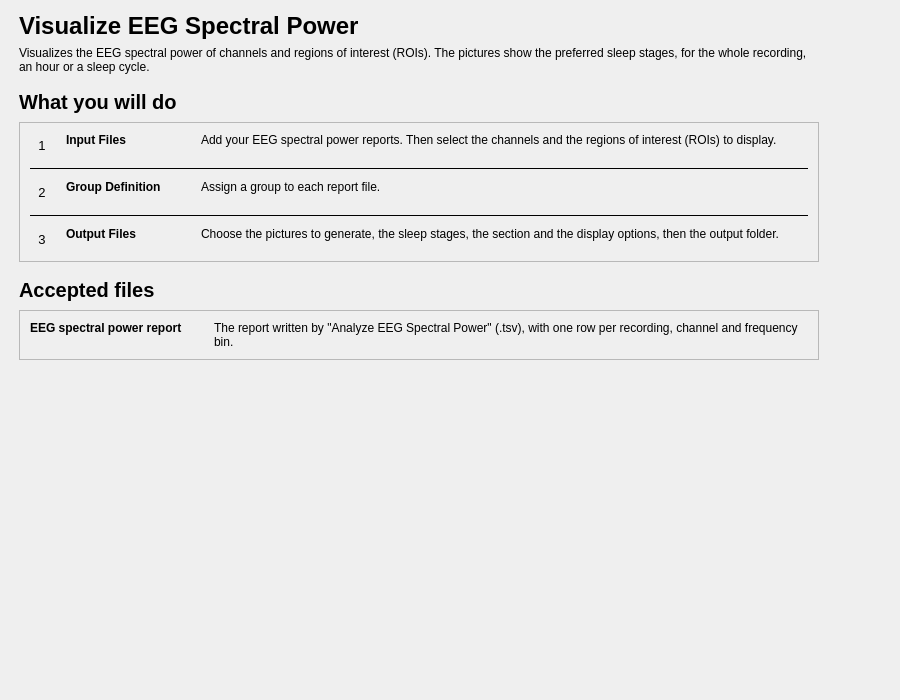
<?xml version="1.0" encoding="UTF-8"?>
<ui version="4.0">
 <class>IntroStep</class>
 <widget class="QWidget" name="IntroStep">
  <property name="geometry">
   <rect>
    <x>0</x>
    <y>0</y>
    <width>900</width>
    <height>700</height>
   </rect>
  </property>
  <property name="windowTitle">
   <string />
  </property>
  <layout class="QVBoxLayout" name="verticalLayout">
   <property name="leftMargin">
    <number>19</number>
   </property>
   <property name="topMargin">
    <number>12</number>
   </property>
   <property name="rightMargin">
    <number>19</number>
   </property>
   <property name="bottomMargin">
    <number>12</number>
   </property>
   <item>
    <layout class="QHBoxLayout" name="content_row" stretch="1,0">
     <property name="leftMargin">
      <number>0</number>
     </property>
     <property name="topMargin">
      <number>0</number>
     </property>
     <property name="rightMargin">
      <number>0</number>
     </property>
     <property name="bottomMargin">
      <number>0</number>
     </property>
     <item>
      <widget class="QWidget" name="content_widget" native="true">
       <property name="maximumSize">
        <size>
         <width>800</width>
         <height>16777215</height>
        </size>
       </property>
       <layout class="QVBoxLayout" name="content_layout">
        <property name="spacing">
         <number>16</number>
        </property>
        <property name="leftMargin">
         <number>0</number>
        </property>
        <property name="topMargin">
         <number>0</number>
        </property>
        <property name="rightMargin">
         <number>0</number>
        </property>
        <property name="bottomMargin">
         <number>0</number>
        </property>
        <item>
         <layout class="QVBoxLayout" name="header_layout">
          <property name="spacing">
           <number>6</number>
          </property>
          <item>
           <widget class="QLabel" name="title_label">
            <property name="font">
             <font>
              <pointsize>18</pointsize>
              <bold>true</bold>
             </font>
            </property>
            <property name="text">
             <string>Visualize EEG Spectral Power</string>
            </property>
           </widget>
          </item>
          <item>
           <widget class="QLabel" name="subtitle_label">
            <property name="text">
             <string>Visualizes the EEG spectral power of channels and regions of interest (ROIs). The pictures show the preferred sleep stages, for the whole recording, an hour or a sleep cycle.</string>
            </property>
            <property name="wordWrap">
             <bool>true</bool>
            </property>
            <property name="variant" stdset="0">
             <string notr="true">help</string>
            </property>
           </widget>
          </item>
         </layout>
        </item>
        <item>
         <layout class="QVBoxLayout" name="steps_section_layout">
          <property name="spacing">
           <number>8</number>
          </property>
          <item>
           <widget class="QLabel" name="steps_title_label">
            <property name="font">
             <font>
              <pointsize>15</pointsize>
              <bold>true</bold>
             </font>
            </property>
            <property name="text">
             <string>What you will do</string>
            </property>
           </widget>
          </item>
          <item>
           <widget class="QFrame" name="steps_card">
            <property name="frameShape">
             <enum>QFrame::Shape::StyledPanel</enum>
            </property>
            <property name="frameShadow">
             <enum>QFrame::Shadow::Raised</enum>
            </property>
            <layout class="QVBoxLayout" name="steps_card_layout">
             <property name="spacing">
              <number>10</number>
             </property>
             <property name="leftMargin">
              <number>10</number>
             </property>
             <property name="topMargin">
              <number>10</number>
             </property>
             <property name="rightMargin">
              <number>10</number>
             </property>
             <property name="bottomMargin">
              <number>10</number>
             </property>
             <item>
              <layout class="QGridLayout" name="steps_grid" columnstretch="0,0,0,1">
               <property name="horizontalSpacing">
                <number>12</number>
               </property>
               <property name="verticalSpacing">
                <number>10</number>
               </property>
               <item row="0" column="0" alignment="Qt::AlignmentFlag::AlignTop">
                <widget class="QLabel" name="step_1_number_label">
                 <property name="font">
                  <font>
                   <pointsize>10</pointsize>
                  </font>
                 </property>
                 <property name="text">
                  <string>1</string>
                 </property>
                 <property name="variant" stdset="0">
                  <string notr="true">step_number</string>
                 </property>
                 <property name="minimumSize">
                  <size>
                   <width>24</width>
                   <height>24</height>
                  </size>
                 </property>
                 <property name="maximumSize">
                  <size>
                   <width>24</width>
                   <height>24</height>
                  </size>
                 </property>
                 <property name="alignment">
                  <set>Qt::AlignmentFlag::AlignCenter</set>
                 </property>
                </widget>
               </item>
               <item row="0" column="1">
                <widget class="QLabel" name="step_1_name_label">
                 <property name="font">
                  <font>
                   <bold>true</bold>
                  </font>
                 </property>
                 <property name="text">
                  <string>Input Files</string>
                 </property>
                 <property name="alignment">
                  <set>Qt::AlignmentFlag::AlignLeading|Qt::AlignmentFlag::AlignLeft|Qt::AlignmentFlag::AlignTop</set>
                 </property>
                </widget>
               </item>
               <item row="0" column="2">
                <spacer name="steps_gap">
                 <property name="orientation">
                  <enum>Qt::Orientation::Horizontal</enum>
                 </property>
                 <property name="sizeType">
                  <enum>QSizePolicy::Policy::Fixed</enum>
                 </property>
                 <property name="sizeHint" stdset="0">
                  <size>
                   <width>16</width>
                   <height>20</height>
                  </size>
                 </property>
                </spacer>
               </item>
               <item row="0" column="3">
                <widget class="QLabel" name="step_1_label">
                 <property name="text">
                  <string>Add your EEG spectral power reports. Then select the channels and the regions of interest (ROIs) to display.</string>
                 </property>
                 <property name="wordWrap">
                  <bool>true</bool>
                 </property>
                 <property name="variant" stdset="0">
                  <string notr="true">help</string>
                 </property>
                 <property name="alignment">
                  <set>Qt::AlignmentFlag::AlignLeading|Qt::AlignmentFlag::AlignLeft|Qt::AlignmentFlag::AlignTop</set>
                 </property>
                </widget>
               </item>
               <item row="1" column="0" rowspan="1" colspan="4">
                <widget class="QFrame" name="step_line_2">
                 <property name="frameShape">
                  <enum>QFrame::Shape::HLine</enum>
                 </property>
                 <property name="frameShadow">
                  <enum>QFrame::Shadow::Plain</enum>
                 </property>
                </widget>
               </item>
               <item row="2" column="0" alignment="Qt::AlignmentFlag::AlignTop">
                <widget class="QLabel" name="step_2_number_label">
                 <property name="font">
                  <font>
                   <pointsize>10</pointsize>
                  </font>
                 </property>
                 <property name="text">
                  <string>2</string>
                 </property>
                 <property name="variant" stdset="0">
                  <string notr="true">step_number</string>
                 </property>
                 <property name="minimumSize">
                  <size>
                   <width>24</width>
                   <height>24</height>
                  </size>
                 </property>
                 <property name="maximumSize">
                  <size>
                   <width>24</width>
                   <height>24</height>
                  </size>
                 </property>
                 <property name="alignment">
                  <set>Qt::AlignmentFlag::AlignCenter</set>
                 </property>
                </widget>
               </item>
               <item row="2" column="1">
                <widget class="QLabel" name="step_2_name_label">
                 <property name="font">
                  <font>
                   <bold>true</bold>
                  </font>
                 </property>
                 <property name="text">
                  <string>Group Definition</string>
                 </property>
                 <property name="alignment">
                  <set>Qt::AlignmentFlag::AlignLeading|Qt::AlignmentFlag::AlignLeft|Qt::AlignmentFlag::AlignTop</set>
                 </property>
                </widget>
               </item>
               <item row="2" column="3">
                <widget class="QLabel" name="step_2_label">
                 <property name="text">
                  <string>Assign a group to each report file.</string>
                 </property>
                 <property name="wordWrap">
                  <bool>true</bool>
                 </property>
                 <property name="variant" stdset="0">
                  <string notr="true">help</string>
                 </property>
                 <property name="alignment">
                  <set>Qt::AlignmentFlag::AlignLeading|Qt::AlignmentFlag::AlignLeft|Qt::AlignmentFlag::AlignTop</set>
                 </property>
                </widget>
               </item>
               <item row="3" column="0" rowspan="1" colspan="4">
                <widget class="QFrame" name="step_line_3">
                 <property name="frameShape">
                  <enum>QFrame::Shape::HLine</enum>
                 </property>
                 <property name="frameShadow">
                  <enum>QFrame::Shadow::Plain</enum>
                 </property>
                </widget>
               </item>
               <item row="4" column="0" alignment="Qt::AlignmentFlag::AlignTop">
                <widget class="QLabel" name="step_3_number_label">
                 <property name="font">
                  <font>
                   <pointsize>10</pointsize>
                  </font>
                 </property>
                 <property name="text">
                  <string>3</string>
                 </property>
                 <property name="variant" stdset="0">
                  <string notr="true">step_number</string>
                 </property>
                 <property name="minimumSize">
                  <size>
                   <width>24</width>
                   <height>24</height>
                  </size>
                 </property>
                 <property name="maximumSize">
                  <size>
                   <width>24</width>
                   <height>24</height>
                  </size>
                 </property>
                 <property name="alignment">
                  <set>Qt::AlignmentFlag::AlignCenter</set>
                 </property>
                </widget>
               </item>
               <item row="4" column="1">
                <widget class="QLabel" name="step_3_name_label">
                 <property name="font">
                  <font>
                   <bold>true</bold>
                  </font>
                 </property>
                 <property name="text">
                  <string>Output Files</string>
                 </property>
                 <property name="alignment">
                  <set>Qt::AlignmentFlag::AlignLeading|Qt::AlignmentFlag::AlignLeft|Qt::AlignmentFlag::AlignTop</set>
                 </property>
                </widget>
               </item>
               <item row="4" column="3">
                <widget class="QLabel" name="step_3_label">
                 <property name="text">
                  <string>Choose the pictures to generate, the sleep stages, the section and the display options, then the output folder.</string>
                 </property>
                 <property name="wordWrap">
                  <bool>true</bool>
                 </property>
                 <property name="variant" stdset="0">
                  <string notr="true">help</string>
                 </property>
                 <property name="alignment">
                  <set>Qt::AlignmentFlag::AlignLeading|Qt::AlignmentFlag::AlignLeft|Qt::AlignmentFlag::AlignTop</set>
                 </property>
                </widget>
               </item>
              </layout>
             </item>
            </layout>
           </widget>
          </item>
         </layout>
        </item>
        <item>
         <layout class="QVBoxLayout" name="files_section_layout">
          <property name="spacing">
           <number>8</number>
          </property>
          <item>
           <widget class="QLabel" name="files_title_label">
            <property name="font">
             <font>
              <pointsize>15</pointsize>
              <bold>true</bold>
             </font>
            </property>
            <property name="text">
             <string>Accepted files</string>
            </property>
           </widget>
          </item>
          <item>
           <widget class="QFrame" name="files_card">
            <property name="frameShape">
             <enum>QFrame::Shape::StyledPanel</enum>
            </property>
            <property name="frameShadow">
             <enum>QFrame::Shadow::Raised</enum>
            </property>
            <layout class="QVBoxLayout" name="files_card_layout">
             <property name="spacing">
              <number>10</number>
             </property>
             <property name="leftMargin">
              <number>10</number>
             </property>
             <property name="topMargin">
              <number>10</number>
             </property>
             <property name="rightMargin">
              <number>10</number>
             </property>
             <property name="bottomMargin">
              <number>10</number>
             </property>
             <item>
              <layout class="QGridLayout" name="files_grid" columnstretch="0,1">
               <property name="horizontalSpacing">
                <number>32</number>
               </property>
               <property name="verticalSpacing">
                <number>6</number>
               </property>
               <item row="0" column="0">
                <widget class="QLabel" name="file_1_name_label">
                 <property name="font">
                  <font>
                   <bold>true</bold>
                  </font>
                 </property>
                 <property name="text">
                  <string>EEG spectral power report</string>
                 </property>
                 <property name="alignment">
                  <set>Qt::AlignmentFlag::AlignLeading|Qt::AlignmentFlag::AlignLeft|Qt::AlignmentFlag::AlignTop</set>
                 </property>
                </widget>
               </item>
               <item row="0" column="1">
                <widget class="QLabel" name="file_1_label">
                 <property name="text">
                  <string>The report written by "Analyze EEG Spectral Power" (.tsv), with one row per recording, channel and frequency bin.</string>
                 </property>
                 <property name="wordWrap">
                  <bool>true</bool>
                 </property>
                </widget>
               </item>
              </layout>
             </item>
            </layout>
           </widget>
          </item>
         </layout>
        </item>
       </layout>
      </widget>
     </item>
     <item>
      <spacer name="content_spacer">
       <property name="orientation">
        <enum>Qt::Orientation::Horizontal</enum>
       </property>
       <property name="sizeHint" stdset="0">
        <size>
         <width>40</width>
         <height>20</height>
        </size>
       </property>
      </spacer>
     </item>
    </layout>
   </item>
   <item>
    <spacer name="verticalSpacer">
     <property name="orientation">
      <enum>Qt::Orientation::Vertical</enum>
     </property>
     <property name="sizeHint" stdset="0">
      <size>
       <width>40</width>
       <height>20</height>
      </size>
     </property>
    </spacer>
   </item>
  </layout>
 </widget>
 <resources>
  <include location="../../../../../snooz-toolbox/src/main/python/ui/themes/themes.qrc" />
 </resources>
 <connections />
</ui>
